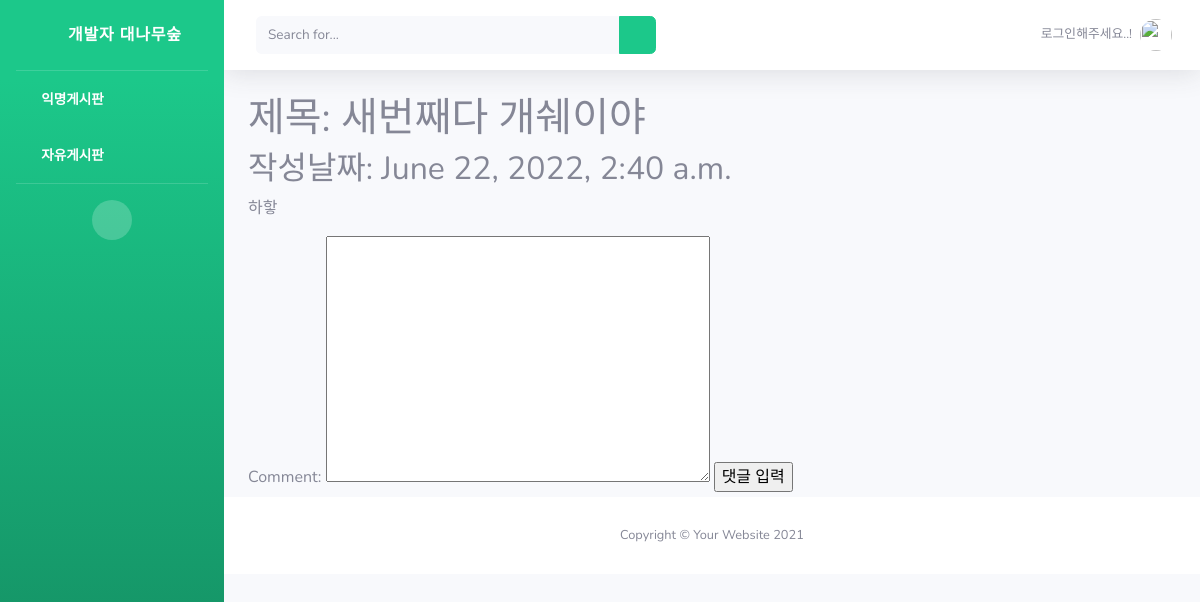
/detail/3, run on an earlier commit of the app's database.
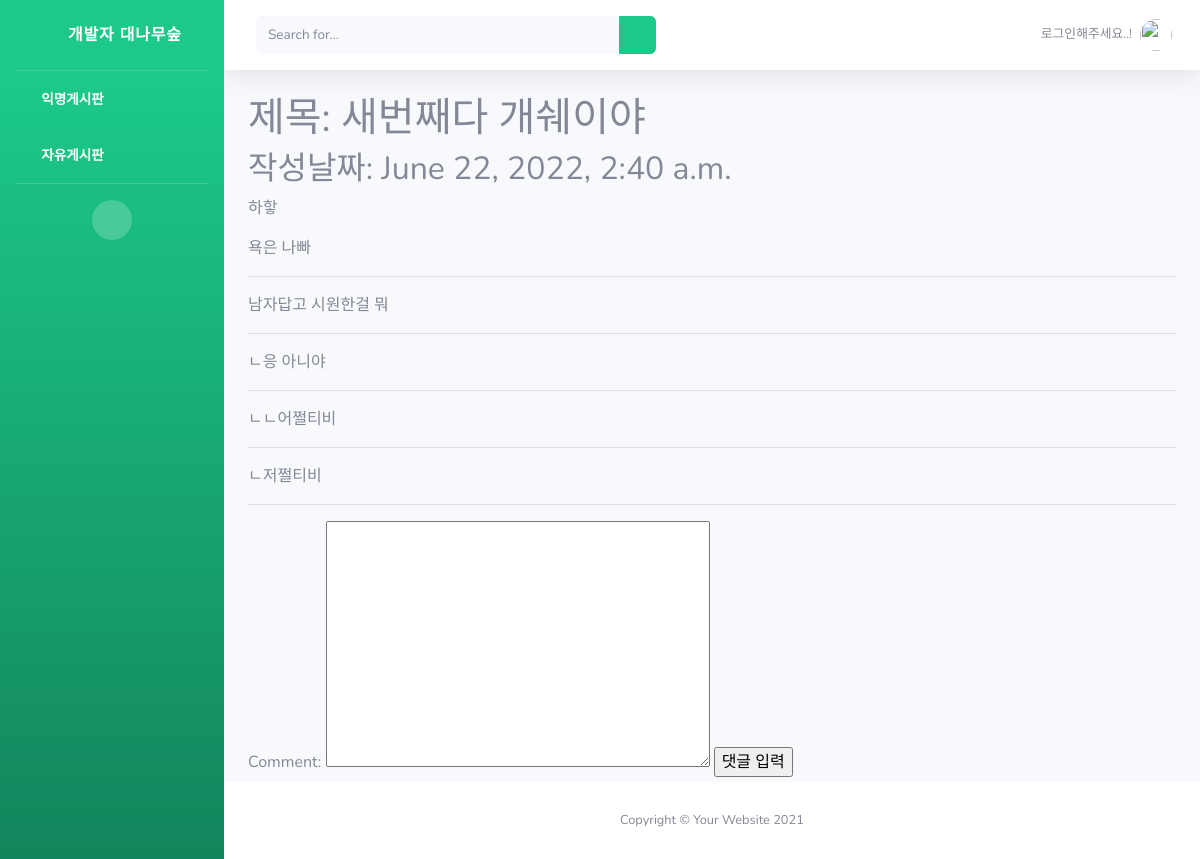
And on a later commit of the database.
### snsapp/models.py (models this page shows, shortened)
class Post(models.Model):
    title = models.CharField(max_length=200)
    body = models.TextField()
    date = models.DateTimeField(auto_now_add=True)

class Comment(models.Model):
    comment = models.TextField(null=True)
    date = models.DateTimeField(auto_now_add=True)
    post = models.ForeignKey(Post, null=True, blank=True, on_delete=models.CASCADE)
    def __str__(self):
        return self.comment

### snsapp/views.py (the view)
# urls.py: path('detail/<int:post_id>', views.detail, name='detail'),
def detail(request, post_id):
    post_detail = get_object_or_404(Post, pk=post_id)
    comment_form = Commentform()
    return render(request, 'detail.html', {'post_detail': post_detail,'comment_form':comment_form})

### snsapp/forms.py
class Commentform(forms.ModelForm):
    class Meta:
        model = Comment
        fields = ['comment']

### snsapp/templates/detail.html (shortened to what this page needs)
{% extends 'base.html' %}
{% block content %}
<h1>제목: {{ post_detail.title }}</h1>
<h2>작성날짜: {{ post_detail.date }}</h2>
<P>
    {{ post_detail.body }}
</P>
{% for comment in post_detail.comment_set.all %}
    <p>{{ comment }}</p>
    <hr>
{% endfor %}
<form method="POST" action="{% url 'new_comment' post_detail.id %}">
    {{ comment_form }}
    <input type="submit" value="댓글 입력">
</form>
{% endblock %}

### snsapp/templates/base.html (shortened to what this page needs)
{% load static %}
<!DOCTYPE html>
<html lang="en">
<head>
    <link href="{% static 'vendor/fontawesome-free/css/all.min.css' %}" rel="stylesheet" type="text/css">
    <link href="{% static 'css/sb-admin-2.min.css' %}" rel="stylesheet">
</head>
<body id="page-top">
    <div id="wrapper">
        <ul class="navbar-nav bg-gradient-success sidebar sidebar-dark accordion" id="accordionSidebar">
            <a class="sidebar-brand d-flex align-items-center justify-content-center" href="index.html">
                <div class="sidebar-brand-icon rotate-n-15">
                    <i class="fas fa-laugh-wink"></i>
                </div>
                <div class="sidebar-brand-text mx-3">개발자 대나무숲</div>
            </a>
            <hr class="sidebar-divider my-0">
            <li class="nav-item active">
                <a class="nav-link" href="{% url 'home' %}">
                    <i class="fas fa-fw fa-tachometer-alt"></i>
                    <span>익명게시판</span></a>
            </li>
            <li class="nav-item active">
                <a class="nav-link" href="{% url 'freehome' %}">
                    <i class="fas fa-fw fa-tachometer-alt"></i>
                    <span>자유게시판</span></a>
            </li>
            <hr class="sidebar-divider">
            <div class="text-center d-none d-md-inline">
                <button class="rounded-circle border-0" id="sidebarToggle"></button>
            </div>
        </ul>
        <div id="content-wrapper" class="d-flex flex-column">
            <div id="content">
                <nav class="navbar navbar-expand navbar-light bg-white topbar mb-4 static-top shadow">
                    <form
                        class="d-none d-sm-inline-block form-inline mr-auto ml-md-3 my-2 my-md-0 mw-100 navbar-search">
                        <div class="input-group">
                            <input type="text" class="form-control bg-light border-0 small" placeholder="Search for..."
                                aria-label="Search" aria-describedby="basic-addon2">
                            <div class="input-group-append">
                                <button class="btn btn-success" type="button">
                                    <i class="fas fa-search fa-sm"></i>
                                </button>
                            </div>
                        </div>
                    </form>
                    <ul class="navbar-nav ml-auto">
                        <li class="nav-item dropdown no-arrow">
                            <a class="nav-link dropdown-toggle" href="#" id="userDropdown" role="button"
                                data-toggle="dropdown" aria-haspopup="true" aria-expanded="false">
                                {% if user.is_authenticated %}
                                <span class="mr-2 d-none d-lg-inline text-gray-600 small">{{user.username}}</span>
                                {% else %}
                                <span class="mr-2 d-none d-lg-inline text-gray-600 small">로그인해주세요..!</span>
                                {% endif %}
                                <img class="img-profile rounded-circle" src="{% static 'img/undraw_profile.svg' %}">
                            </a>
                        </li>
                    </ul>
                </nav>
                <div class="container-fluid">
                    {% block content %}
                    {% endblock %}
                </div>
                <footer class="sticky-footer bg-white">
                    <div class="container my-auto">
                        <div class="copyright text-center my-auto">
                            <span>Copyright &copy; Your Website 2021</span>
                        </div>
                    </div>
                </footer>
            </div>
        </div>
</body>
</html>

What changed in the data, as far as the page shows it:
added Comment: comment "욕은 나빠"
added Comment: comment "남자답고 시원한걸 뭐"
added Comment: comment "ㄴ응 아니야"
added Comment: comment "ㄴㄴ어쩔티비"
added Comment: comment "ㄴ저쩔티비"
